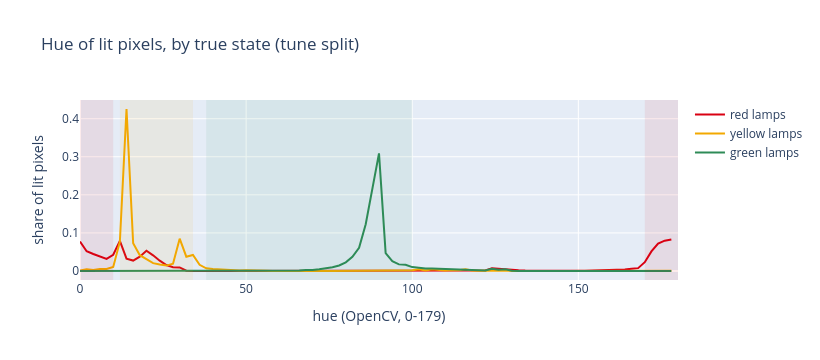

This figure's notebook cell:
### Markdown cell above
# Part 2 - colour: HSV

From HW1b Part 3: in **HSV** the hue is "which colour", separate from how bright it is. OpenCV
stores hue as 0-179 (degrees divided by 2), so red sits at **both ends**: 0-10 and 170-179.

A lamp that is on is **bright** (high V) and **coloured** (high S). Below: the hue of every lit
pixel, per state, on the tune split. Shaded: the hue bands our rule will use.

### Code cell
def lit_mask(hsv):
    return (hsv[..., 1] > 70) & (hsv[..., 2] > 120)


fig = go.Figure()
for state, colour in [("red", "#D90012"), ("yellow", "#F2A800"), ("green", "#2e8b57")]:
    hues = np.concatenate([cv2.cvtColor(r["img"], cv2.COLOR_BGR2HSV)[..., 0][lit_mask(cv2.cvtColor(r["img"], cv2.COLOR_BGR2HSV))]
                           for r in tune if r["state"] == state])
    counts, edges = np.histogram(hues, bins=90, range=(0, 180))
    fig.add_trace(go.Scatter(x=edges[:-1], y=counts / counts.sum(), name=f"{state} lamps",
                             line=dict(color=colour, width=2)))
for lo, hi, colour in [(0, 10, "#D90012"), (170, 180, "#D90012"), (12, 34, "#F2A800"), (38, 100, "#2e8b57")]:
    fig.add_vrect(x0=lo, x1=hi, fillcolor=colour, opacity=0.08, line_width=0)
fig.update_layout(title="Hue of lit pixels, by true state (tune split)", xaxis_title="hue (OpenCV, 0-179)",
                  yaxis_title="share of lit pixels", height=360, width=820)
fig.show()
